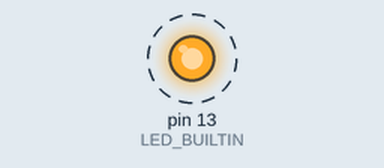
Recording of a sketch running on a simulated Arduino Mega 2560, built with avr-gcc and run on an emulated ATmega2560. Shown: output pins drawn as LEDs (lit = HIGH). Dashed ring = blinking.

Above: at 0.12 s.
Timing chart, 0 to 3.0 s (numbered marks = the images above):
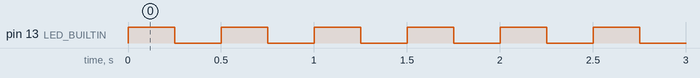

The sketch:

serial2-alt.ino
```cpp
void setup() {

  // initialize digital pin LED_BUILTIN as an output.

  pinMode(LED_BUILTIN, OUTPUT);
  Serial2.swap(1);
  Serial2.begin(9600);

}

// the loop function runs over and over again forever

void loop() {
  digitalWrite(LED_BUILTIN, HIGH);   // turn the LED on (HIGH is the voltage level)
  Serial2.println("LED On");
  delay(250);                       // wait for a second
  digitalWrite(LED_BUILTIN, LOW);    // turn the LED off by making the voltage LOW
  Serial2.println("LED Off");
  delay(250);                       // wait for a second

}
```

Measured:
- by itself, pin 13 (LED_BUILTIN): alternates HIGH for 0.25 s and LOW for 0.25 s
